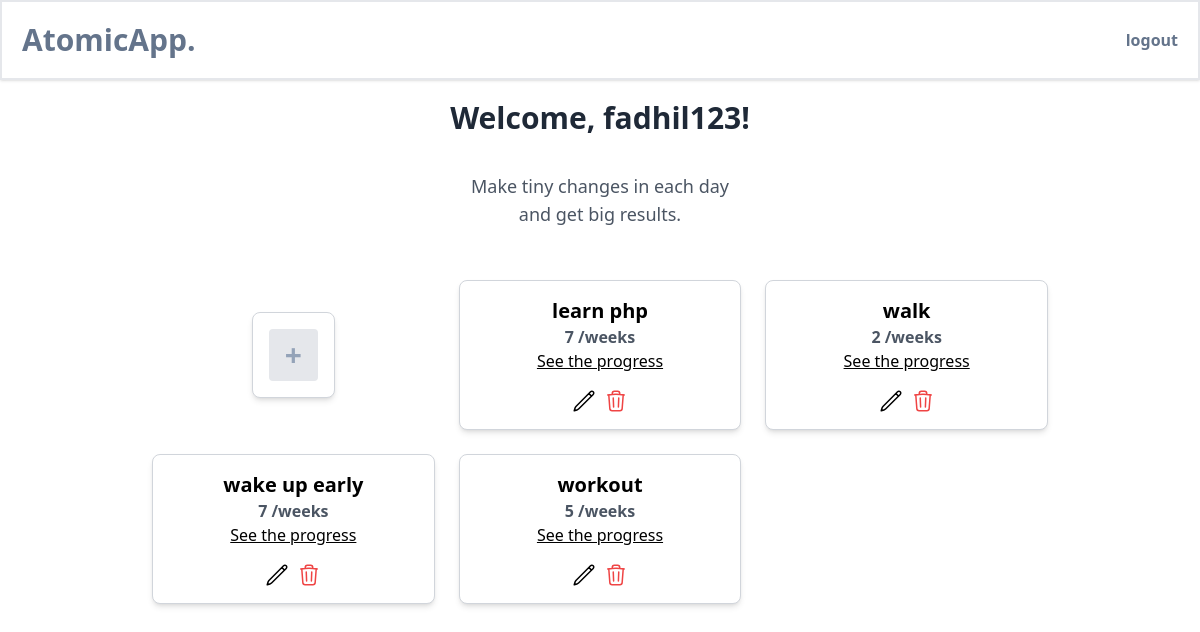
Page /goodhabits/goodhabits.php (signed in) on the committed database.
### tables this page shows
CREATE TABLE `account` (
  `id_akun` int NOT NULL AUTO_INCREMENT,
  `username` varchar(255) DEFAULT NULL,
  `password` varchar(255) DEFAULT NULL,
  `created_at` timestamp NULL DEFAULT CURRENT_TIMESTAMP,
  PRIMARY KEY (`id_akun`)
);

CREATE TABLE `habit` (
  `id_habit` int NOT NULL AUTO_INCREMENT,
  `id_akun` int DEFAULT NULL,
  `habit_name` varchar(255) DEFAULT NULL,
  `frekuensi_target` int DEFAULT NULL,
  `created_at` timestamp NULL DEFAULT CURRENT_TIMESTAMP,
  `category` varchar(100) DEFAULT NULL,
  PRIMARY KEY (`id_habit`),
  KEY `id_akun` (`id_akun`),
  CONSTRAINT `habit_ibfk_1` FOREIGN KEY (`id_akun`) REFERENCES `account` (`id_akun`)
);

### functions.php (called while the page is built, shortened)
<?php
$server = "localhost";
$user = "root";
$pass = "rooting";
$database = "atomic_app";
$connect = mysqli_connect($server, $user, $pass, $database);
function query($query) {
    global $connect;
    $result = mysqli_query($connect, $query);
    $rows = [];
    while ($row = mysqli_fetch_assoc($result)) {
        $rows[] = $row;
    }
    return $rows;
}
?>

### goodhabits/goodhabits.php (the view, shortened to what this page needs)
<?php
require '../functions.php';
if (isset($_SESSION['id_akun'])) {
    $id_akun = $_SESSION['id_akun'];
    $stmt = $connect->prepare ('SELECT * FROM habit WHERE id_akun = ?');
    $stmt->bind_param('i', $id_akun);
    $stmt->execute();
    if ($stmt->execute()) {
        $result = $stmt->get_result();
    } else {
        echo "Error executing query: " . $stmt->error;
    }
}
?>
<!DOCTYPE html>
<html lang="en">
<head>
    <script src="https://cdn.tailwindcss.com"></script>
</head>
<body>
    <div class="flex flex-col justify-center items-center space-y-5 p-5">
    <?php $row = query("SELECT username FROM account where id_akun = $id_akun")?>
    <?php foreach( $row as $index => $rows ): ?>
        <h1 class="text-3xl font-bold text-gray-800">Welcome, <?= htmlspecialchars($rows["username"]) ?>!</h1>
    <?php endforeach; ?>
    <p class="text-center text-lg text-gray-600 py-4">Make tiny changes in each day<br> and get big results.</p>
    <div class=" grid grid-cols-1 md:grid-cols-3 gap-6 py-4 my-4 w-full max-w-4xl">
    <div class="flex justify-center items-center">
    <div x-data="{ open: false }" class="bg-white border border-gray-300 p-4 rounded-lg shadow-md" onmouseover="this.style.boxShadow='2px 1px'" onmouseout="this.style.boxShadow='3px 2px'">
    <button class="bg-gray-200 px-4 py-2 hover:bg-gray-300 rounded"
            @click="open = ! open">
        <h1 class="font-bold text-3xl text-center text-slate-400 hover:text-slate-100">+</h1>
    </button>
    </div>
    </div>
    <?php
    if (isset($result) && $result->num_rows > 0) {
        while ($row = $result->fetch_assoc()) : ?>
            <div class="bg-white border border-gray-300 p-4 rounded-lg shadow-md" onmouseover="this.style.boxShadow='2px 1px'" onmouseout="this.style.boxShadow='3px 2px'">
                <div class="flex flex-col justify-center items-center">
                    <h3 class="text-center font-bold text-xl"><?= htmlspecialchars($row["habit_name"]); ?></h3>
                    <p class="text-center font-semibold text-gray-600"><?= htmlspecialchars($row["frekuensi_target"]); ?> /weeks</p>
                    <a href="../goodhabits_progress/goodhabits_progress_tracker.php?id_habit=<?= $row['id_habit']?>" class="text-center self-center underline-link">See the progress</a>
                </div>
                <div class="flex justify-center mt-4">
                <div x-data="{openEdit: false}">
                <div class="flex justify-center">
                    <a @click="openEdit = !openEdit"class="mr-2 cursor" >
                    </a>
                    <a href="delete_goodhabits.php?id=<?= $row["id_habit"]; ?>" class="hover:underline text-red-500" onclick="return confirm('Are you sure?');">
                </a>
                </div>
                </div>
                </div>
            </div>
        <?php endwhile;
    } else {
        echo "<p class='text-center font-semibold text-red-500'>No habits found</p>";
    }
    ?>
    </div>
</div>
</body>
</html>

### goodhabits/goodhabits.php (style rules this page uses)
.underline-link { text-decoration: underline; }
.cursor { cursor: pointer; }

### rows in the picture
account: username "fadhil123"
habit: habit_name "learn php", frekuensi_target "7"
habit: habit_name "walk", frekuensi_target "2"
habit: habit_name "wake up early", frekuensi_target "7"
habit: habit_name "workout", frekuensi_target "5"
